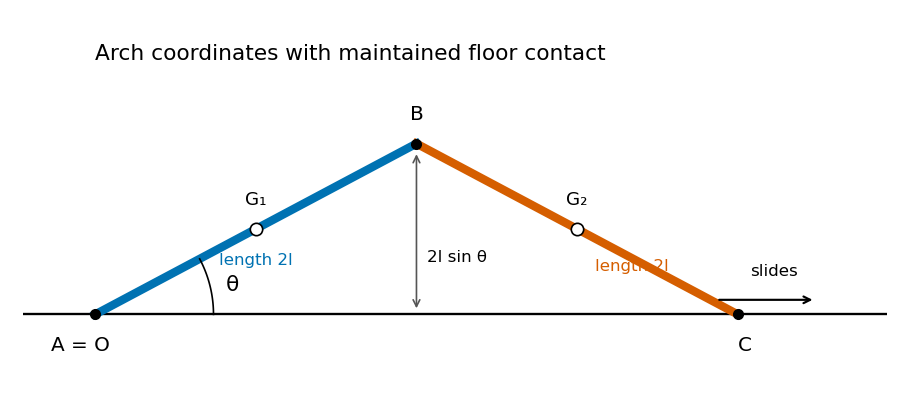

Source code (Python):
"""Python3.14; NumPy2.3.5/Matplotlib3.10.7. PNG basename only in cwd.
Caller MPLCONFIGDIR is honored; no hardcoded cache paths.
"""
import matplotlib
matplotlib.use('Agg')
import matplotlib.pyplot as plt
import numpy as np
theta=np.deg2rad(28)
A=np.array([0.,0.]);B=2*np.array([np.cos(theta),np.sin(theta)]);C=np.array([4*np.cos(theta),0.])
G1=(A+B)/2;G2=(B+C)/2
fig,ax=plt.subplots(figsize=(7.5,3.5),dpi=120,facecolor='white')
ax.set_facecolor('white')
ax.axhline(0,color='black',lw=1.4)
ax.plot([A[0],B[0]],[A[1],B[1]],color='#0072b2',lw=5)
ax.plot([B[0],C[0]],[B[1],C[1]],color='#d55e00',lw=5)
for pos,label,offset in [(A,'A = O',(-.08,-.2)),(B,'B',(0,.13)),(C,'C',(.04,-.2))]:
    ax.scatter(*pos,color='black',s=32,zorder=5)
    ax.text(*(pos+np.array(offset)),label,fontsize=12,ha='center')
for pos,label in [(G1,'G₁'),(G2,'G₂')]:
    ax.scatter(*pos,color='white',edgecolor='black',s=55,zorder=5)
    ax.text(pos[0],pos[1]+.13,label,fontsize=11,ha='center')
phi=np.linspace(0,theta,40)
ax.plot(.65*np.cos(phi),.65*np.sin(phi),color='black',lw=1)
ax.text(.72,.13,'θ',fontsize=13)
ax.annotate('',xy=(C[0]+.43,.08),xytext=(C[0]-.12,.08),
            arrowprops={'arrowstyle':'->','color':'black','lw':1.3})
ax.text(C[0]+.2,.21,'slides',fontsize=10,ha='center')
ax.annotate('',xy=(B[0],.015),xytext=(B[0],B[1]-.04),
            arrowprops={'arrowstyle':'<->','color':'#555555','lw':1})
ax.text(B[0]+.06,.29,'2l sin θ',fontsize=10)
ax.text(G1[0]-.2,G1[1]-.2,'length 2l',fontsize=10,color='#0072b2')
ax.text(G2[0]+.1,G2[1]-.23,'length 2l',fontsize=10,color='#d55e00')
ax.text(0,1.4,'Arch coordinates with maintained floor contact',fontsize=13)
ax.set_xlim(-.4,4.35);ax.set_ylim(-.38,1.62);ax.set_aspect('equal');ax.axis('off')
fig.subplots_adjust(left=.025,right=.985,bottom=.05,top=.99)
fig.savefig('paper-4-hinged-rods.png',dpi=120,facecolor='white',transparent=False)
plt.close(fig)
